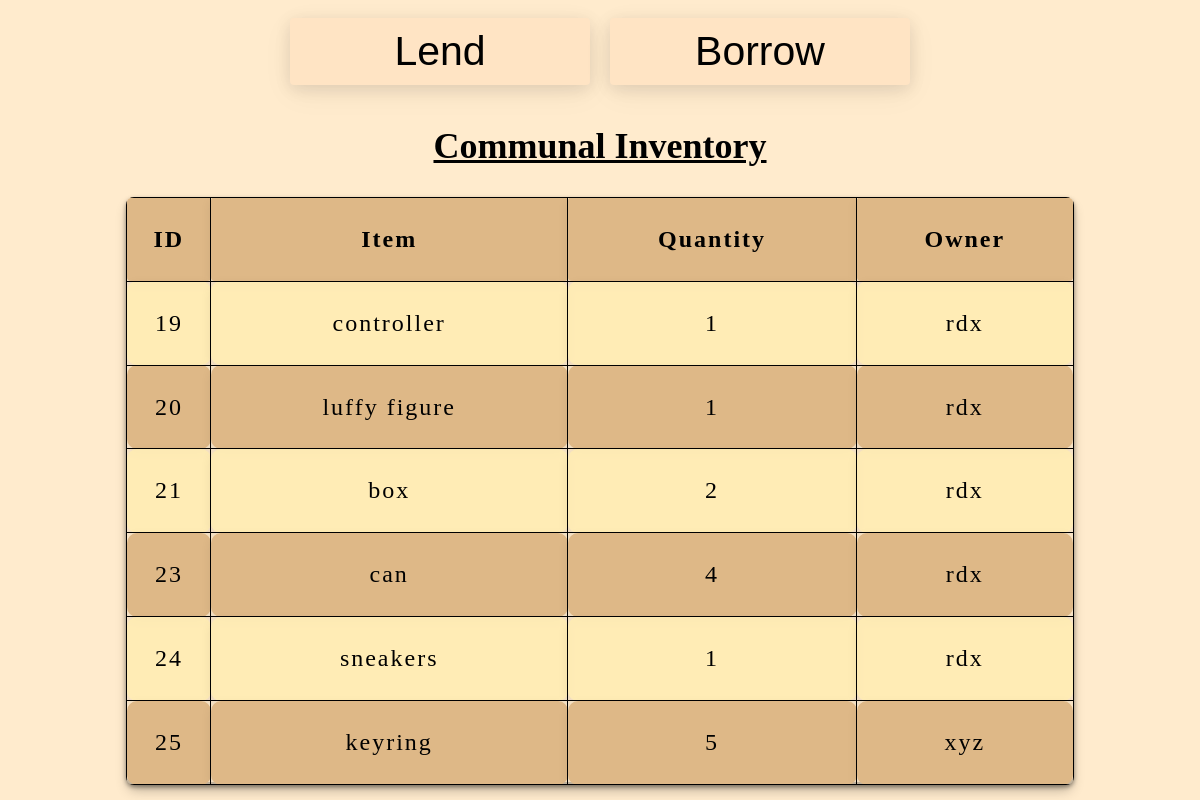
The app's page /main with its own data.
### tables this page shows
CREATE TABLE inventory(id INTEGER PRIMARY KEY AUTOINCREMENT,item TEXT NOT NULL,qty INTEGER NOT NULL,owner TEXT NOT NULL);

### app.py (the view)
@app.route("/main", methods=["GET", "POST"])
def main():
    conn = sqlite3.connect("project.db", check_same_thread=False)
    db1 = conn.cursor()
    if request.method == "POST":
        username = request.form.get("username")
        password = request.form.get("password")
        db1.execute("SELECT name FROM users WHERE name = ?", (username,))
        name = db1.fetchone()
        if not name:
            return "Invalid name"
        db1.execute("SELECT password FROM users WHERE name = ?", (username,))
        stored_password = db1.fetchone()
        if password != stored_password[0]:
            return "Invalid password"
        session["user"] = username
        inventory = db1.execute("SELECT * FROM inventory").fetchall()
        return render_template("main.html", inventory=inventory)
    else:
        inventory = db1.execute("SELECT * FROM inventory").fetchall()
        return render_template("main.html", inventory=inventory)

### templates/main.html (shortened to what this page needs)
<!DOCTYPE html>
<html lang="en">
<head>
    <link rel="stylesheet" href="static\main.css">
</head>
<body>
  <div id="buttons">
    <form action="/lend" method="get">
      <input type="submit" value="Lend" id="lend_btn"></a>
    </form>
    <form action="/borrow" method="get">
      <input type="submit" value="Borrow" id="borrow_btn"></a>
    </form>
  </div>
    <div><h2>Communal Inventory</h2></div>
    <div><table class="table table-bordered table-striped table-hover">
        <thead>
          <tr>
            <th>ID</th>
            <th>Item</th>
            <th>Quantity</th>
            <th>Owner</th>
          </tr>
        </thead>
        <tbody>
              {% for item in inventory %}
                 <tr>
                     <td>{{ item[0] }}</td>
                     <td>{{ item[1] }}</td>
                     <td>{{ item[2] }}</td>
                     <td>{{ item[3] }}</td>
                 </tr>
              {% endfor %}
        </tbody>
      </table></div>
</body>
</html>

### static/main.css (style rules this page uses)
h2 { font-size: 36px; text-decoration: underline; text-shadow: tan; }
table th, table td { height: 8vh; border: 1px solid black; border-radius: 10px; box-shadow: rgba(0, 0, 0, 0.08) 0px 4px 12px; background-color: burlywood; padding: 1%; text-align: center; vertical-align: middle; font-size: 1.5rem; }
table th { border-radius: 4px; margin-bottom: 40px; }
table { letter-spacing: 2px; border-collapse: collapse; width: 80%; border-radius: 8px; overflow: hidden; box-shadow: rgba(0, 0, 0, 0.4) 0px 2px 4px, rgba(0, 0, 0, 0.3) 0px 7px 13px -3px, rgba(0, 0, 0, 0.2) 0px -3px 0px inset; margin-left: 10%; margin-bottom: 1rem; }
tbody tr:nth-of-type(odd) td { background-color: rgba(255, 237, 177, 0.849) !important; }
#lend_btn, #borrow_btn { font-size: 41px; width: 25vw; background-color: bisque; border-radius: 4px; margin: 10px; padding: 10px; border: none; box-shadow: rgba(17, 17, 26, 0.1) 0px 4px 16px, rgba(17, 17, 26, 0.05) 0px 8px 32px; }
#buttons { display: flex; justify-content: center; }
body { background-color: blanchedalmond; text-align: center; }

### records on screen
inventory: id "19", item "controller", qty "1", owner "rdx"
inventory: id "20", item "luffy figure", qty "1", owner "rdx"
inventory: id "21", item "box", qty "2", owner "rdx"
inventory: id "23", item "can", qty "4", owner "rdx"
inventory: id "24", item "sneakers", qty "1", owner "rdx"
inventory: id "25", item "keyring", qty "5", owner "xyz"
